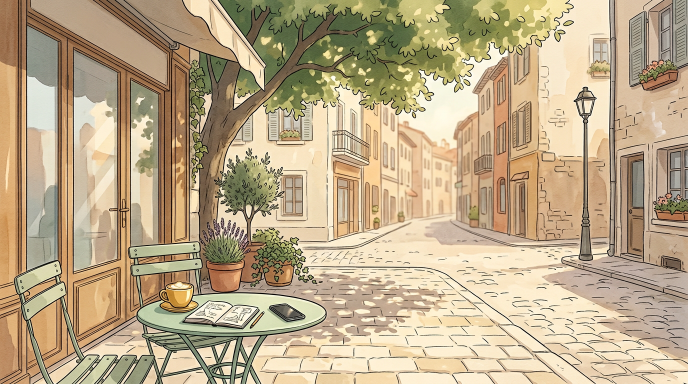
#> input picture monarch-3d-studio/plates/cafe_wide.png, 1376 x 768 px (shown at 1/2 size)
$ python proof_clip_v5.py
#> lines starting #> are read from the running program, lines starting #| are printed output that depends on the picture
#!/usr/bin/env python3
# -*- coding: utf-8 -*-
"""
Proof clip v5 — painterly plates + hand-drawn character.

Shot 1  wide establishing, slow push-in, character walks in
Shot 2  close-up (blurred plate, 3x supersampled character)
Shot 3  lateral tracking pan, character walks, sips the coffee

1920x1080, 24 fps, 10.00 s.
"""

import math
import os
import subprocess
import time

import numpy as np
import cv2

import char_v6 as CH

FPS = 24
DUR = 10.0
N = int(FPS * DUR)
OUT = "proof_cozy_v5.mp4"
W, H = 1920, 1080

SH1 = (0.0, 3.3)
SH2 = (3.3, 6.6)
SH3 = (6.6, 10.0)

PLATE_W, PLATE_H = 1920, 1080


def ease(t):
    t = max(0.0, min(1.0, t))
    return 0.5 - 0.5 * math.cos(math.pi * t)


class Plate:
    """a painterly background plate with a simple camera"""

    def __init__(self, path):
#> called with path = 'plates/cafe_wide.png'
        img = cv2.imread(path, cv2.IMREAD_COLOR)
#> img is the input picture: shape (768, 1376, 3); mean B, G, R 137, 169.1, 188
        self.img = cv2.resize(img, (PLATE_W, PLATE_H), interpolation=cv2.INTER_CUBIC)
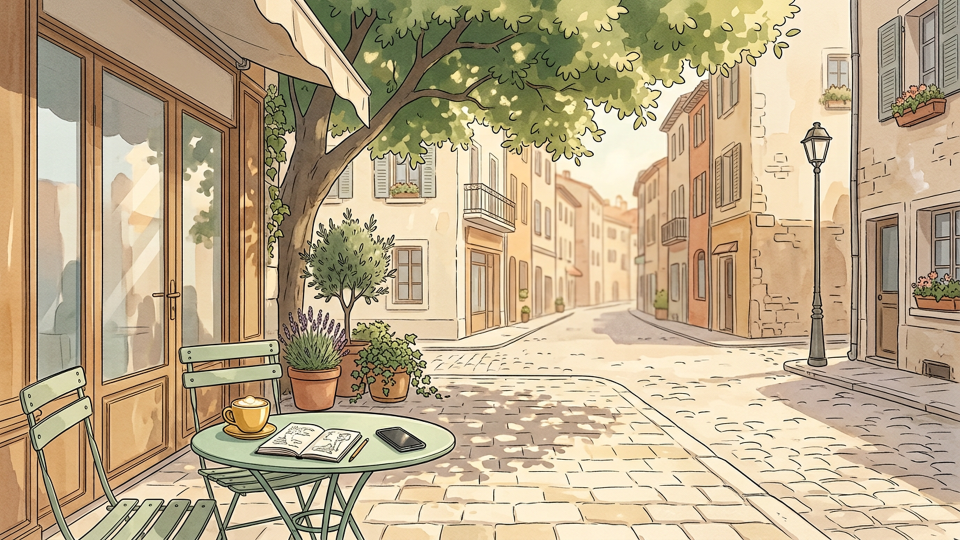
#> self.img: shape (1080, 1920, 3) (shown at 1/2 size); mean B, G, R 137.1, 169.1, 187.9

    # [12 lines left out: function view, not called in this run]


def w2s(x, y, z, cx, cy):
    """plate coords -> screen coords for the camera used by Plate.view"""
    return (W * 0.5 + (x - cx) * z, H * 0.5 + (y - cy) * z)


# ---------------------------------------------------------------- depth
# Foreground occluders cut from the plate itself, so props (the bistro table,
# its chairs) pass IN FRONT of the character instead of behind him.
CAFE_FG = [
    # table top + pedestal + both chairs, in plate coordinates
    [(1180, 640), (1900, 660), (1900, 760), (1330, 790), (1330, 1010),
     (1290, 1010), (1290, 800), (1180, 720)],
]


# [26 lines left out: functions occlude, grade, not called in this run]


PLATE_CAFE = None
PLATE_STREET = None


def init():
    global PLATE_CAFE, PLATE_STREET
    PLATE_CAFE = Plate("plates/cafe_wide.png")
    PLATE_STREET = Plate("plates/street_walk.png")
#> call 2 of __init__, with path = 'plates/street_walk.png'
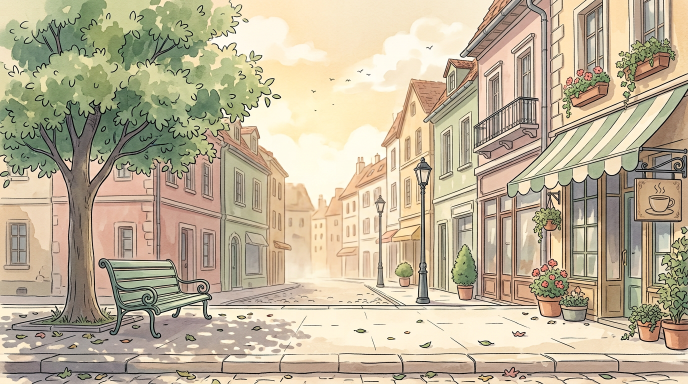
#> input picture monarch-3d-studio/plates/street_walk.png, 1376 x 768 px (shown at 1/2 size)
#> in __init__, img is the input picture: shape (768, 1376, 3); mean B, G, R 151.9, 177.3, 190
#> in __init__ (call 2), `self.img = cv2.resize(img, (PLATE_W, PLATE_H), interpolation=cv2.INTER..`:
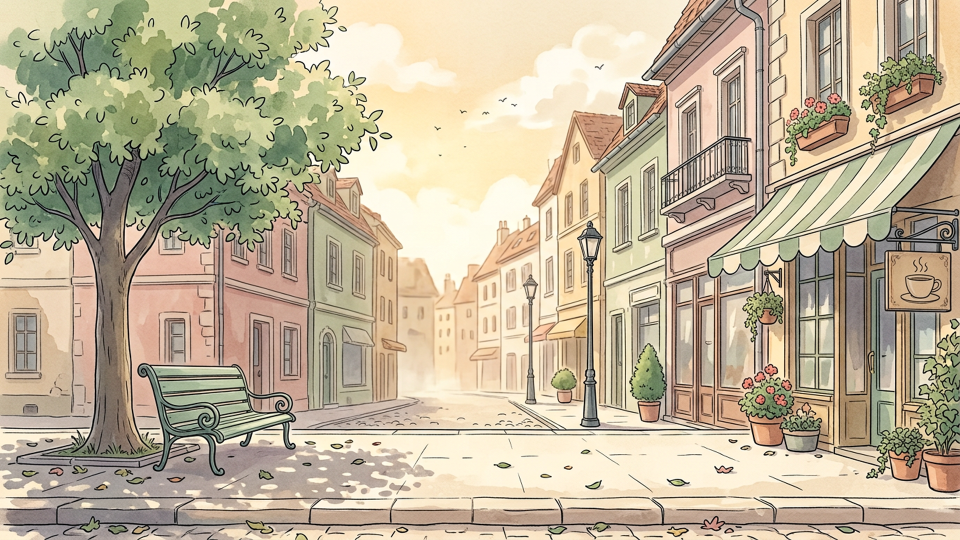
#> self.img: shape (1080, 1920, 3) (shown at 1/2 size); mean B, G, R 152, 177.3, 190


# plate coords: where the character stands in each shot
CX0, GY0 = 1150.0, 930.0       # cafe cobbles (shot 1 + 2)
PX_IDLE = 1140.0               # standing spot for the close-up
GY3 = 1000.0                   # street pavement (shot 3)


# [57 lines left out: function frame, not called in this run]


def main():
    init()
    try:
        import imageio_ffmpeg
        ff = imageio_ffmpeg.get_ffmpeg_exe()
    except Exception:
        ff = "ffmpeg"
    cmd = [ff, "-y", "-hide_banner", "-loglevel", "error",
           "-f", "rawvideo", "-pix_fmt", "bgr24", "-s", f"{W}x{H}",
           "-r", str(FPS), "-i", "-", "-an", "-c:v", "libx264",
           "-preset", "medium", "-crf", "20", "-pix_fmt", "yuv420p",
           "-movflags", "+faststart", OUT]
    proc = subprocess.Popen(cmd, stdin=subprocess.PIPE,
                            stdout=subprocess.DEVNULL,
                            stderr=subprocess.PIPE)
    t0 = time.time()
    for fi in range(N):
        proc.stdin.write(frame(fi).tobytes())
        if fi % 24 == 0:
            print(f"frame {fi}/{N} {time.time()-t0:.1f}s", flush=True)
    proc.stdin.close()
    proc.wait()
    print("DONE", OUT, f"{os.path.getsize(OUT)/1e6:.1f} MB", flush=True)


if __name__ == "__main__":
    main()
#> (the call stopped at in main, `ff = imageio_ffmpeg.get_ffmpeg_exe()`: imageio_ffmpeg is not available in this run)
